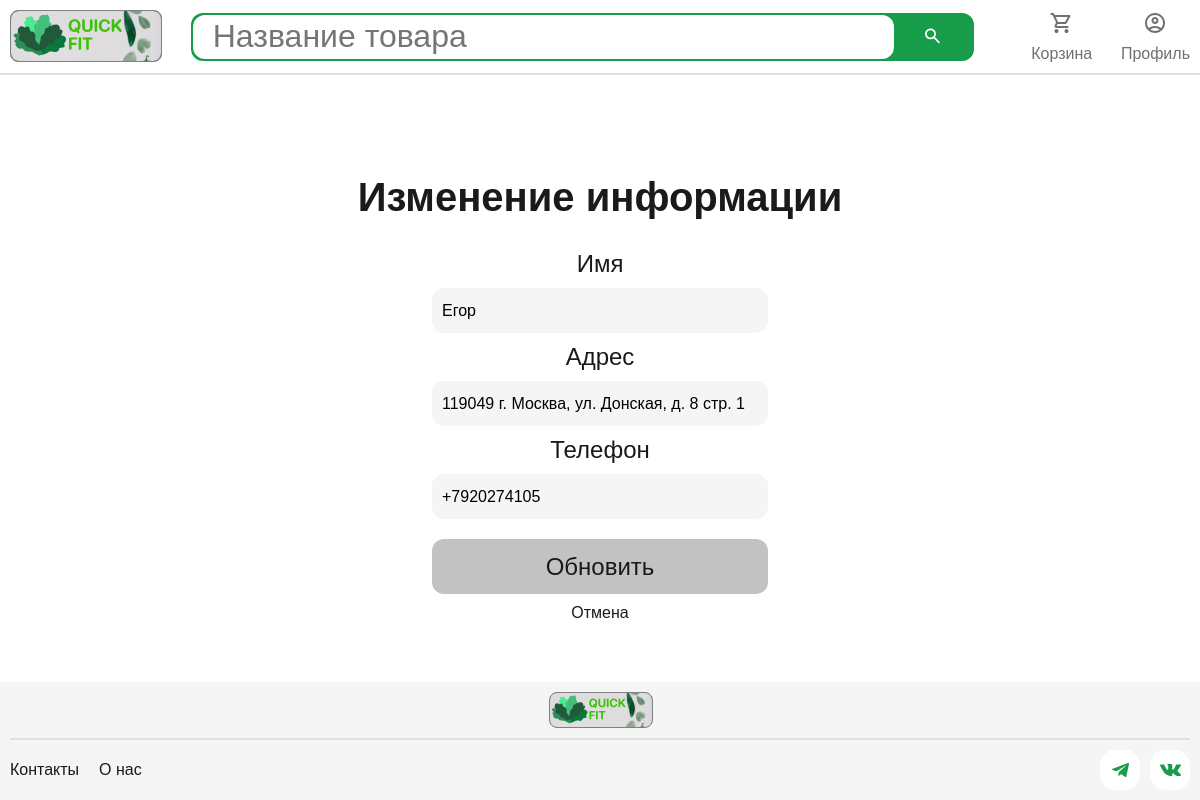
The page /edit-account-details/ (signed in) on the database its author committed.
### users/models.py (models this page shows, shortened)
class CustomUser(AbstractUser):
    email = models.EmailField(unique=True, max_length=66)
    first_name = models.CharField(max_length=66)
    last_name = models.CharField(max_length=66)
    address1 = models.CharField(max_length=128, blank=True, null=True)
    address2 = models.CharField(max_length=128, blank=True, null=True)
    city = models.CharField(max_length=128, blank=True, null=True)
    country = models.CharField(max_length=128, blank=True, null=True)
    province = models.CharField(max_length=128, blank=True, null=True)
    postal_code = models.CharField(max_length=20, blank=True, null=True)
    phone = models.CharField(max_length=15, blank=True, null=True)
    marketing_consent1 = models.BooleanField(default=False)
    marketing_consent2 = models.BooleanField(default=False)
    username = models.CharField(max_length=150, unique=True, null=True, blank=True)
    objects = CustomUserManager()
    USERNAME_FIELD = 'email'
    REQUIRED_FIELDS = ['first_name', 'last_name']

### users/views.py (the view)
# urls.py: path('edit-account-details/', views.edit_account_details, name='edit_account_details'),
@login_required
def edit_account_details(request):
    form = CustomUserUpdateForm(instance=request.user)
    return render(request, 'edit_account_details.html', {'user': request.user, 'form': form})

### cart/context_processors.py (called while the page is built)
def cart(request):
    return {'cart':Cart(request)}

### users/templates/edit_account_details.html (shortened to what this page needs)
{% extends 'base.html' %}
{% load static %}
{% block link %}<link rel="stylesheet" href="{% static "css/edit_account_details.css" %}">{% endblock link %}
{% block content %}
<div class="wrapper">
    <div class="address-box">
        <form action="{% url 'users:update_account_details' %}" method="post">
            <h1 class="text1 text_40px black weight_700">Изменение информации</h1>
                <label for="{{ form.first_name.id_for_label }}" class='text3 text_24px black'>Имя</label>
            {{ form.first_name }}
            <label for="{{ form.address1.id_for_label }}" class='text4 text_24px black'>Адрес</label>
            {{ form.address1 }}
            <label for="{{ form.phone.id_for_label }}" class='text5 text_24px black'>Телефон</label>
            {{ form.phone }}
                <button type="submit" class="button link text_24px black">Обновить</button>
                <a href="{% url "users:profile" %}" class="link text_16px black">Отмена</a>
        </form>
    </div>
</div>
{% endblock %}

### main/static/css/base.css (style rules this page uses)
.black { color: #1A1A1A; }
.weight_700 { font-weight: 700; }
.text_16px { font-size: 1.6rem; }
.text_24px { font-size: 2.4rem; }
.text_40px { font-size: 4.0rem; }
* { list-style: none; margin: 0; padding: 0; text-decoration: none; font-family: 'Euclid Circular A', sans-serif; font-size: 62.5%; font-weight: 400; box-sizing: border-box; border: 0; }
.wrapper { max-width: 1260px; margin: 0 auto; align-content: center; }

### main/static/css/edit_account_details.css (style rules this page uses)
h1 { text-align: center; margin-bottom: 20px; }
.button { background-color: #c2c2c2; width: 336px; height: 55px; border-radius: 12px; margin: 0 auto; margin-top: 10px; }

### rows shown on the page
CustomUser: first_name "Егор", address1 "119049 г. Москва, ул. Донская, д. 8 стр. 1", phone "+7920274105"
